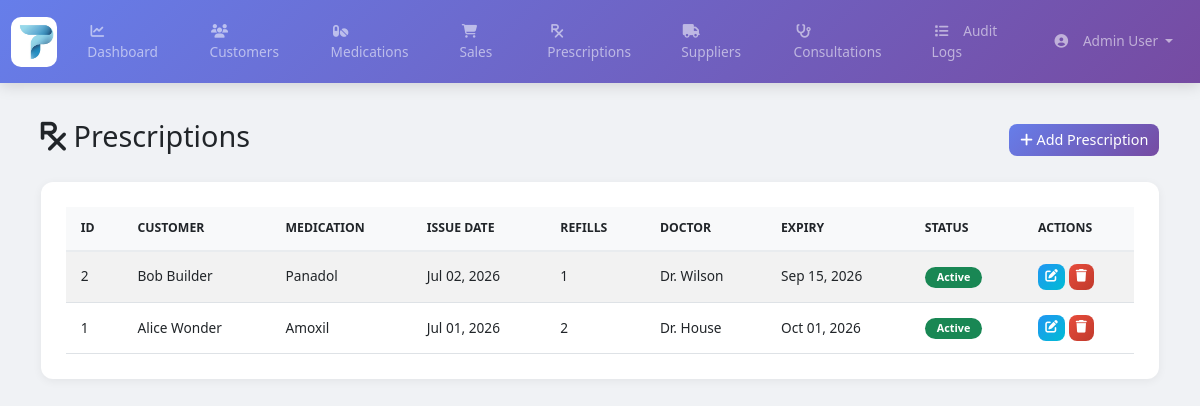
The app's page /pages/prescriptions.php (signed in) with its own data.
### tables this page shows
CREATE TABLE Prescription (
    prescription_id INT AUTO_INCREMENT PRIMARY KEY,
    customer_id INT NOT NULL,
    medication_id INT NOT NULL,
    issue_date DATE NOT NULL,
    refill_count INT DEFAULT 0,
    doctor_name VARCHAR(100),
    expiry_date DATE,
    FOREIGN KEY (customer_id)
        REFERENCES Customer(customer_id),
    FOREIGN KEY (medication_id)
        REFERENCES Medication(medication_id)
);

CREATE TABLE Customer (
    customer_id INT AUTO_INCREMENT PRIMARY KEY,
    first_name VARCHAR(50) NOT NULL,
    last_name VARCHAR(50) NOT NULL,
    phone VARCHAR(20) UNIQUE,
    email VARCHAR(100) UNIQUE,
    dob DATE,
    address TEXT,
    registration_date DATE DEFAULT CURRENT_DATE
);

CREATE TABLE Medication (
    medication_id INT AUTO_INCREMENT PRIMARY KEY,
    name VARCHAR(100) NOT NULL,
    generic_name VARCHAR(100),
    category VARCHAR(50),
    strength VARCHAR(50),
    unit_price DECIMAL(10,2),
    stock_quantity INT,
    expiry_date DATE,
    reorder_level INT DEFAULT 10,
    supplier_id INT,
    FOREIGN KEY (supplier_id)
        REFERENCES Supplier(supplier_id)
);

### includes/config.php (called while the page is built, shortened)
<?php
function currentUserRole()
{
    return $_SESSION['user_role'] ?? 'Guest';
}
function isAdmin()
{
    return currentUserRole() === 'Admin';
}
function canEditPrescriptions()
{
    return isAdmin() || isPharmacist();
}
?>

### pages/prescriptions.php (the view, shortened to what this page needs)
<?php
require_once __DIR__ . '/../includes/config.php';
$prescriptions = mysqli_query($conn, "
    SELECT p.*,
           c.first_name, c.last_name,
           m.name AS medication_name
    FROM Prescription p
    JOIN Customer c ON p.customer_id = c.customer_id
    JOIN Medication m ON p.medication_id = m.medication_id
    ORDER BY p.prescription_id DESC
");
require_once __DIR__ . '/../includes/header.php';
?>
<div class="d-flex justify-content-between align-items-center mb-4">
    <h2><i class="fas fa-prescription"></i> Prescriptions</h2>
    <?php if (canEditPrescriptions()): ?>
        <button class="btn btn-primary" data-bs-toggle="modal" data-bs-target="#addPrescriptionModal">
            <i class="fas fa-plus"></i> Add Prescription
        </button>
    <?php endif; ?>
</div>
<div class="card">
    <div class="card-body">
        <div class="table-responsive">
            <table class="table table-striped table-hover" id="prescriptionTable">
                <thead>
                    <tr>
                        <th>ID</th>
                        <th>Customer</th>
                        <th>Medication</th>
                        <th>Issue Date</th>
                        <th>Refills</th>
                        <th>Doctor</th>
                        <th>Expiry</th>
                        <th>Status</th>
                        <?php if (canEditPrescriptions()): ?>
                        <th>Actions</th>
                        <?php endif; ?>
                    </tr>
                </thead>
                <tbody>
                <?php while ($row = mysqli_fetch_assoc($prescriptions)):
                    $isExpired = strtotime($row['expiry_date']) < time();
                    $status = $isExpired ? 'Expired' : 'Active';
                    $statusClass = $isExpired ? 'danger' : 'success';
                ?>
                    <tr>
                        <td><?= $row['prescription_id'] ?></td>
                        <td><?= $row['first_name'] . ' ' . $row['last_name'] ?></td>
                        <td><?= $row['medication_name'] ?></td>
                        <td><?= date('M d, Y', strtotime($row['issue_date'])) ?></td>
                        <td><?= $row['refill_count'] ?></td>
                        <td><?= $row['doctor_name'] ?></td>
                        <td><?= date('M d, Y', strtotime($row['expiry_date'])) ?></td>
                        <td>
                            <span class="badge bg-<?= $statusClass ?>">
                                <?= $status ?>
                            </span>
                        </td>
                        <?php if (canEditPrescriptions()): ?>
                        <td>
                            <button class="btn btn-sm btn-info"
                                onclick="editPrescription(<?= $row['prescription_id'] ?>)">
                                <i class="fas fa-edit"></i>
                            </button>
                            <form method="POST" style="display:inline;"
                                  onsubmit="return confirm('Delete this prescription?')">
                                <button type="submit" class="btn btn-sm btn-danger">
                                    <i class="fas fa-trash"></i>
                                </button>
                            </form>
                        </td>
                        <?php endif; ?>
                    </tr>
                <?php endwhile; ?>
                </tbody>
            </table>
        </div>
    </div>
</div>
<?php require_once __DIR__ . '/../includes/footer.php'; ?>

### assets/css/style.css (style rules this page uses)
:root { --primary-1: #667eea; --primary-2: #764ba2; --accent: #11998e; --muted: #6c757d; --card-radius: 12px; --transition-fast: 180ms; --transition: 300ms; }
* { margin: 0; padding: 0; box-sizing: border-box; }
body { background-color: #f0f2f5; font-family: 'Segoe UI', Tahoma, Geneva, Verdana, sans-serif; min-height: 100vh; padding-bottom: 30px; }
.card { border: none; border-radius: 12px; box-shadow: 0 2px 10px rgba(0,0,0,0.06); margin-bottom: 25px; overflow: hidden; transition: transform 0.2s ease, box-shadow 0.2s ease; }
.card-body { padding: 25px; }
.table { margin-bottom: 0; font-size: 0.95rem; }
.table thead th { background: #f8f9fa; border-bottom: 2px solid #e9ecef; font-weight: 600; font-size: 0.85rem; text-transform: uppercase; padding: 12px 15px; }
.table tbody td { padding: 12px 15px; vertical-align: middle; }
.table-striped tbody tr:nth-of-type(odd) { background-color: rgba(0,0,0,0.02); }
.badge { padding: 5px 12px; border-radius: 20px; font-size: 0.75rem; }
.btn { border-radius: 8px; font-weight: 500; transition: all 0.3s ease; }
.btn-primary { background: linear-gradient(135deg,#667eea,#764ba2); border: none; }
.btn-danger { background: linear-gradient(135deg,#e74c3c,#c0392b); border:none; }
.btn-info { background: linear-gradient(135deg,#2196F3,#00BCD4); border:none; color:white; }
html { font-size: clamp(14px, 1.2vw, 16px); }
.table-responsive { overflow-x:auto; -webkit-overflow-scrolling: touch; }

### records on screen
prescription: prescription_id "2", customer.first_name "Bob", customer.last_name "Builder", medication.name "Panadol", issue_date "Jul 02, 2026", refill_count "1", doctor_name "Dr. Wilson", expiry_date "Sep 15, 2026"
prescription: prescription_id "1", customer.first_name "Alice", customer.last_name "Wonder", medication.name "Amoxil", issue_date "Jul 01, 2026", refill_count "2", doctor_name "Dr. House", expiry_date "Oct 01, 2026"

### other values on screen
$_SESSION['user_name'] "Admin User"
